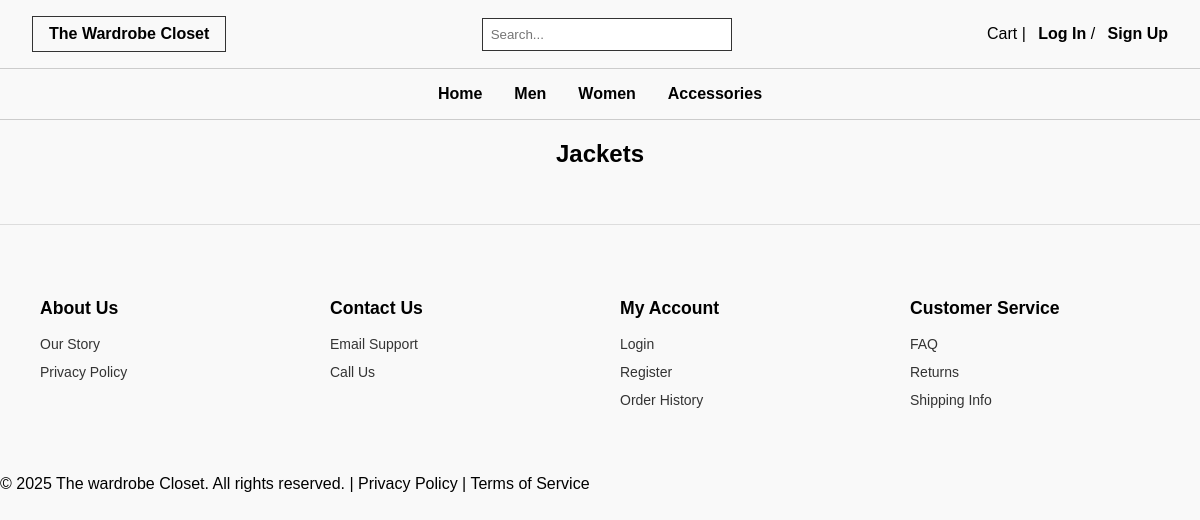
Before: /men/jackets with the older database file.
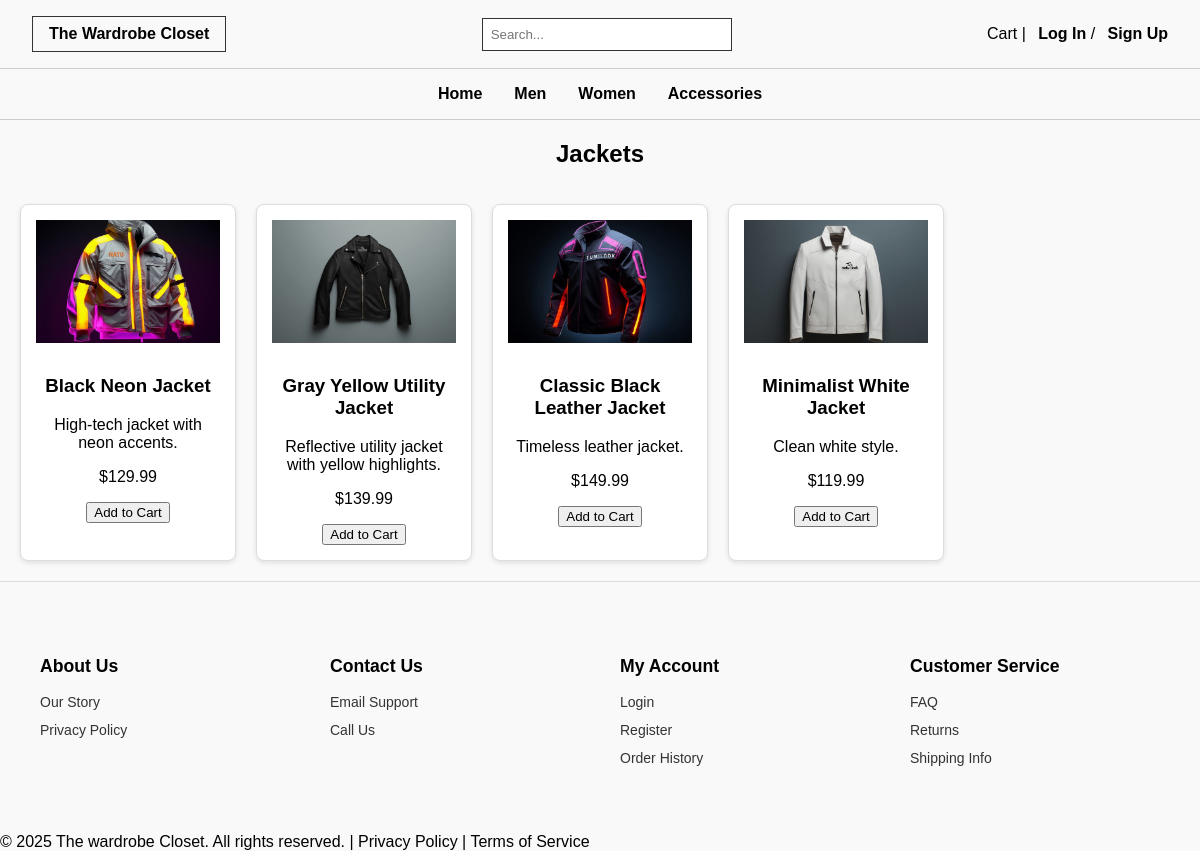
After: the same page with the newer database file.
### app/models.py (models this page shows)
class Product(db.Model):
    id = db.Column(db.Integer, primary_key=True)
    name = db.Column(db.String(120), nullable=False)
    description = db.Column(db.Text)
    price = db.Column(db.Float, nullable=False)
    stock = db.Column(db.Integer, default=0)
    image_url = db.Column(db.String(255))
    size = db.Column(db.String(20))
    color = db.Column(db.String(30))
    category_id = db.Column(db.Integer, db.ForeignKey('category.id'))
    category = db.relationship('Category', backref='products')
    subcategory = db.Column(db.String(100))

### app/routes.py (the view)
@bp.route('/men/jackets')
def men_jackets():
    men_category = Category.query.filter_by(name='Men').first()
    products = Product.query.filter_by(category_id=men_category.id, subcategory='jackets').all()
    return render_template('men/men_jackets.html', products=products)

### app/templates/men/men_jackets.html (shortened to what this page needs)
{% extends "base.html" %}
{% block content %}
<h2 class="section-title">Jackets</h2>
<div class="product-grid">
  {% for product in products %}
  <div class="product-card">
    <img src="{{ url_for('static', filename=product.image_url) }}" alt="{{ product.name }}">
    <h3>{{ product.name }}</h3>
    <p>{{ product.description }}</p>
    <p class="price">${{ "%.2f"|format(product.price) }}</p>
    <button>Add to Cart</button>
  </div>
  {% endfor %}
</div>
{% endblock %}

### app/templates/base.html (shortened to what this page needs)
<!DOCTYPE html>
<html>
<head>
   <link rel="stylesheet" href="{{ url_for('static', filename='styles.css') }}">
</head>
<body>
  <header>
    <div class="logo">The Wardrobe Closet</div>
    <div class="search-box">
      <input type="text" placeholder="Search..." />
    </div>
    <div class="actions">
      <span>Cart</span> |  {% if current_user.is_authenticated %}
      <a href="{{ url_for('main.profile') }}">My Profile</a> /
      <a href="{{ url_for('main.logout') }}">Log Out</a>
    {% else %}
      <a href="{{ url_for('main.login') }}">Log In</a> /
      <a href="{{ url_for('main.signup') }}">Sign Up</a>
    {% endif %}
    </div>
  </header>
  <nav class="nav-links">
    <a href="{{ url_for('main.index') }}">Home</a>
    <a href="{{ url_for('main.men') }}">Men</a>
    <a href="{{ url_for('main.women') }}">Women</a>
    <a href="{{ url_for('main.accessories') }}">Accessories</a>
  </nav>
   <main>{% block content %}{% endblock %}</main>
 <footer class="footer-simple">
  <div class="footer-column">
    <h4>About Us</h4>
    <ul>
      <li><a href="{{ url_for('main.our_story') }}">Our Story</a></li>
      <li><a href="{{ url_for('main.privacy_policy') }}">Privacy Policy</a></li>
    </ul>
  </div>
  <div class="footer-column">
    <h4>Contact Us</h4>
    <ul>
      <li><a href="{{ url_for('main.email_support') }}">Email Support</a></li>
      <li><a href="{{ url_for('main.call_us') }}">Call Us</a></li>
    </ul>
  </div>
  <div class="footer-column">
    <h4>My Account</h4>
    <ul>
      <li><a href="{{ url_for('main.login') }}">Login</a></li>
      <li><a href="{{ url_for('main.signup') }}">Register</a></li>
      <li><a href="{{ url_for('main.order_history') }}">Order History</a></li>
    </ul>
  </div>
  <div class="footer-column">
    <h4>Customer Service</h4>
    <ul>
      <li><a href="{{ url_for('main.faq') }}">FAQ</a></li>
      <li><a href="{{ url_for('main.returns') }}">Returns</a></li>
      <li><a href="{{ url_for('main.shipping_info') }}">Shipping Info</a></li>
    </ul>
  </div>
</footer>
 <div class="bottom-line">
  &copy; 2025 The wardrobe Closet. All rights reserved. | Privacy Policy | Terms of Service
</div>
</body>
</html>

### app/static/styles.css (style rules this page uses)
* { box-sizing: border-box; }
body { margin: 0; font-family: Arial, sans-serif; background-color: #f9f9f9; }
header { display: flex; justify-content: space-between; align-items: center; padding: 1rem 2rem; background: #fff; border-bottom: 1px solid #ccc; }
.logo { font-weight: bold; border: 1px solid #333; padding: 0.5rem 1rem; }
.search-box input { padding: 0.5rem; width: 250px; border: 1px solid #333; }
.actions a { text-decoration: none; color: #000; margin-left: 0.5rem; font-weight: bold; }
.nav-links { display: flex; gap: 2rem; justify-content: center; padding: 1rem 0; background: #fff; border-bottom: 1px solid #ccc; }
.nav-links a { text-decoration: none; color: black; font-weight: bold; }
.section-title { text-align: center; font-weight: bold; margin-bottom: 1rem; }
header, .nav-links { background: transparent; position: relative; z-index: 2; }
.product-grid { display: grid; grid-template-columns: repeat(auto-fill, minmax(200px, 1fr)); gap: 20px; padding: 20px; }
.product-card { border: 1px solid #ddd; padding: 15px; text-align: center; border-radius: 8px; background-color: #fff; box-shadow: 0 2px 5px rgba(0, 0, 0, 0.1); }
.product-card img { width: 100%; max-width: 200px; height: auto; margin-bottom: 10px; }
.footer-simple { display: flex; justify-content: space-between; flex-wrap: wrap; padding: 40px 20px; background-color: #f9f9f9; border-top: 1px solid #ddd; font-family: Arial, sans-serif; }
.footer-column { flex: 1 1 200px; margin: 10px 20px; }
.footer-column h4 { font-size: 1.1rem; margin-bottom: 15px; font-weight: bold; }
.footer-column ul { list-style: none; padding: 0; }
.footer-column ul li { margin-bottom: 10px; }
.footer-column a { text-decoration: none; color: #333; font-size: 14px; }

Changed rows visible on the page:
now on this page (row edited): Product: image_url (picture), name "Black Neon Jacket", description "High-tech jacket with neon accents.", price "129.99"
now on this page (row edited): Product: image_url (picture), name "Gray Yellow Utility Jacket", description "Reflective utility jacket with yellow highlights.", price "139.99"
now on this page (row edited): Product: image_url (picture), name "Classic Black Leather Jacket", description "Timeless leather jacket.", price "149.99"
added Product: image_url (picture), name "Minimalist White Jacket", description "Clean white style.", price "119.99"
